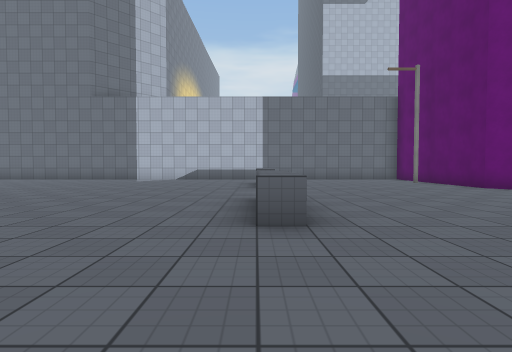
view 1 (above)

22 first-person views from a walk through a Unity game level. The camera is 1.2 m above the floor, tilts 2° down and sees 80° across. The floor is counted in squares, 2 m on a side. Each view is taken from the middle of a square. On the plan, view 1 faces up. The plan holds only what a view shows up to about 9 squares ahead; the rest is blank. The place goes on beyond the plan. The player is left out. Some surface patterns are stand-ins.

view 2
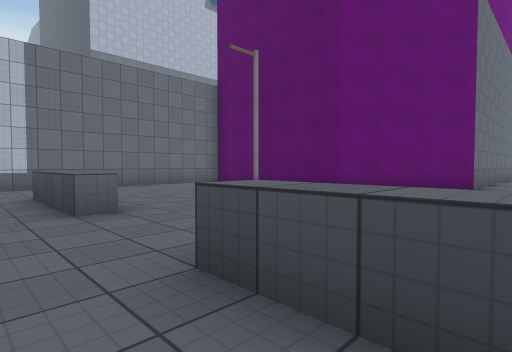

view 3
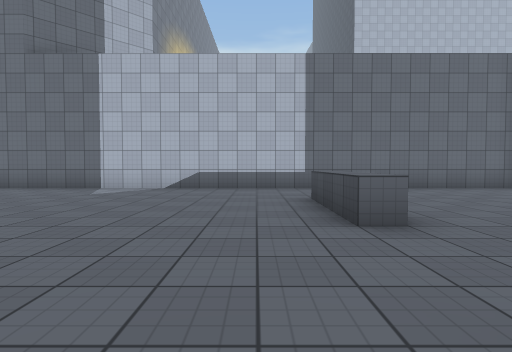

view 4
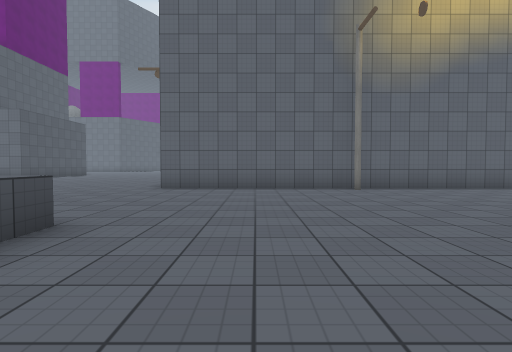

view 5
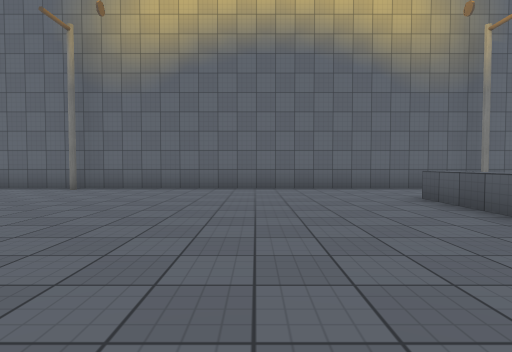

view 6
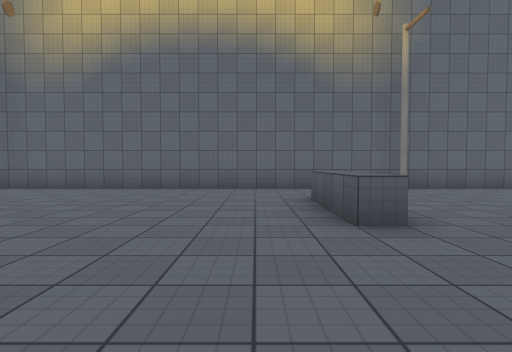

view 7
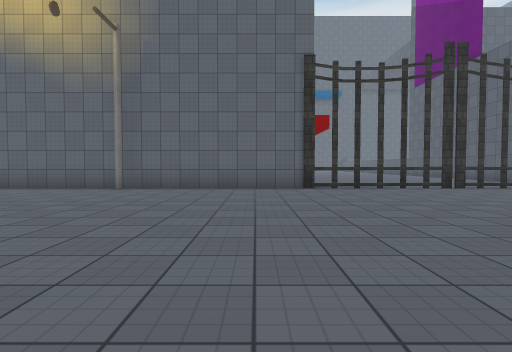

view 8
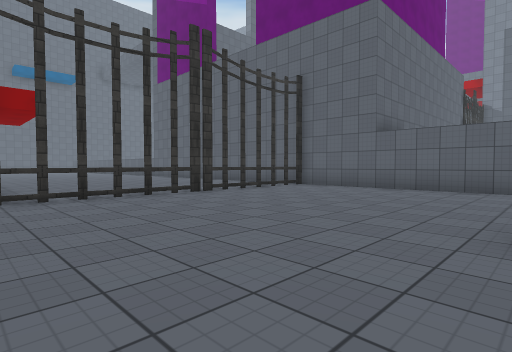

view 9
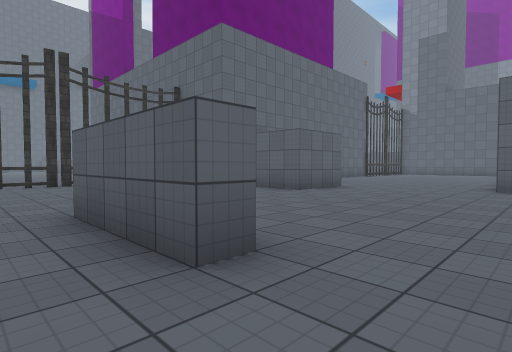

view 10
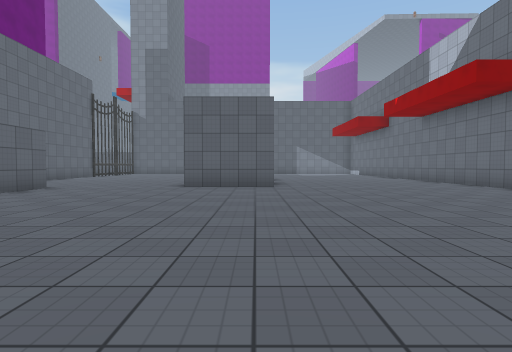

view 11
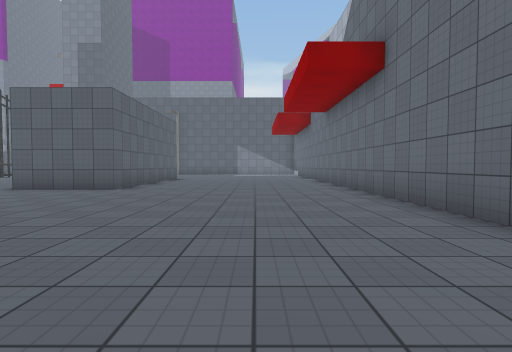

view 12
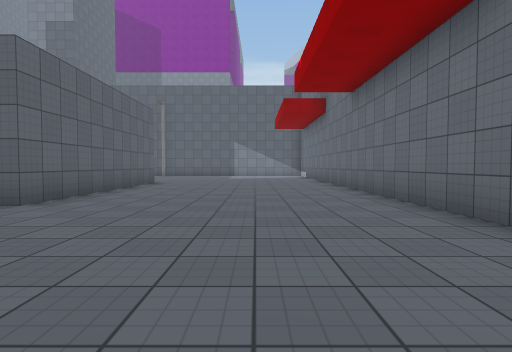

view 13
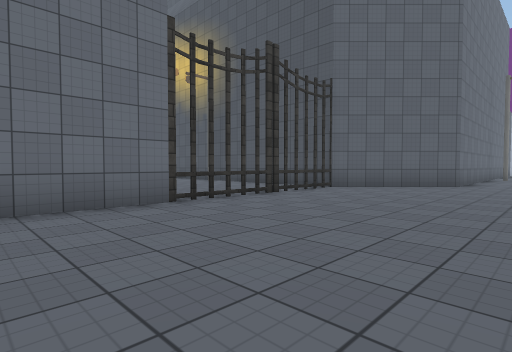

view 14
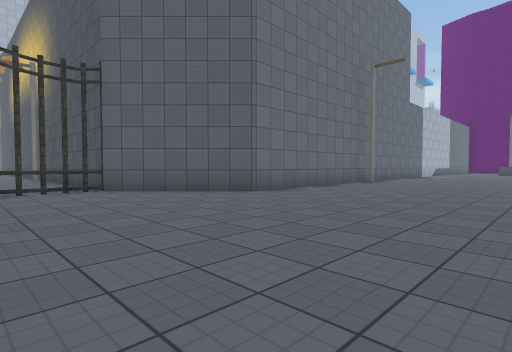

view 15
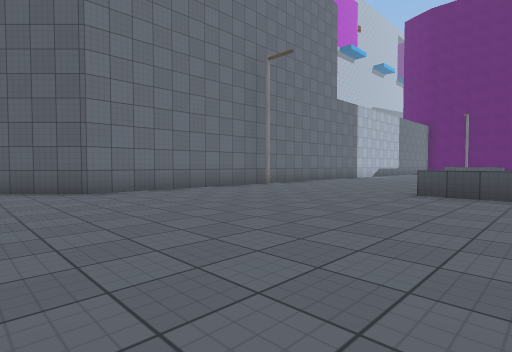

view 16
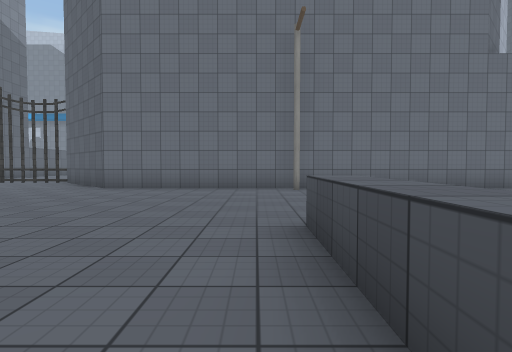

view 17
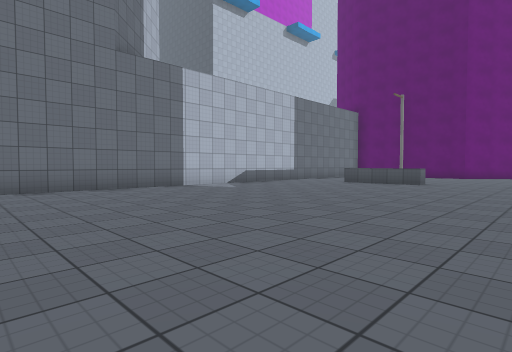

view 18
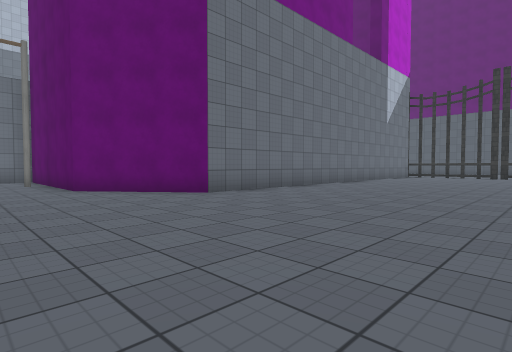

view 19
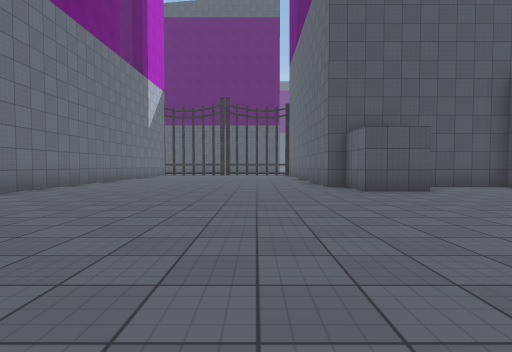

view 20
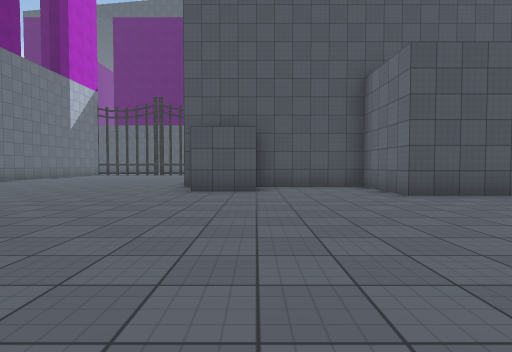

view 21
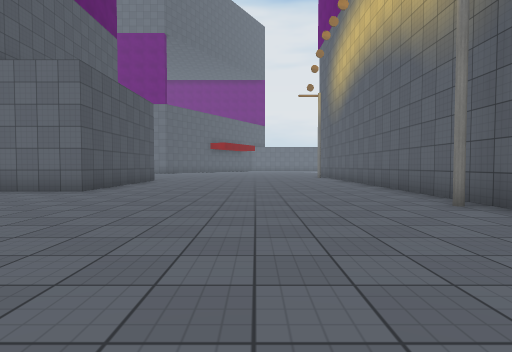

view 22
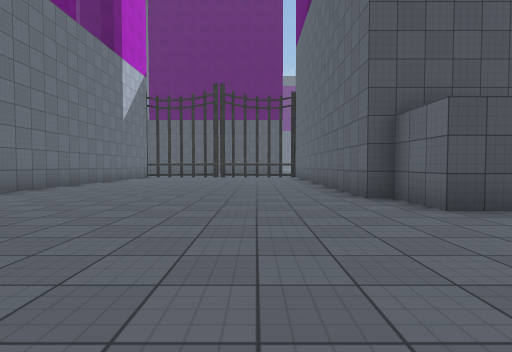

### Floor plan
Points are (right, up) in squares from view 1. A wall is a line through its corners. A room is listed if a view was taken in it or the views show most of it. See-through windows are left out.
Room 1 (views 1, 2, 3, 4, 5, 6, 7, 8, 9, 10, 11, 12, 13, 14, 15, 16, 17, 18, 19, 20, 21, 22)
walls: (-22.5, 6.5) (-22, 6.5) (-22, 4); (-23.4, -2) (-23.1, -1.9) (-22.8, -2); (0.5, -4.1) (0.5, -9); (-21.8, 15.4) (-22.5, 15.7); (-25.9, -2) (0.5, -2); (-29, 3.5) (-27, 3.5) (-27, -0.8); (5.8, 13) (-17, 13) (-19.5, 15.5) (-34, 15.5); (9, -4.1) (9, -2.5) (10.5, -2.5) (10.5, -2) (14, -2); (-34, 9.5) (-29.5, 9.5) (-29.5, 7); (8, -9.1) (8, -7) (10.5, -7) (10.5, -4); (14, 5.5) (8, 5.5) (6, 8) (6, 10.8)
low walls: (-12.5, 5.5) (-12.5, 8); (-12.6, 3) (-12, 3) (-12, 0.5); (0, 4) (0, 5.5); (0.5, 3) (0, 3) (0, 3.8); (0.6, 8) (0, 8) (0, 10.5)
ways out: gap at (-22.5, -2)

Where each view was taken, in squares from view 1:
view 1: 0 up, 0 right, facing up
view 2: 4 up, 1 left, facing up-right
view 3: 5 up, 1 left, facing up
view 4: 6 up, 2 left, facing down
view 5: 6 up, 9 left, facing down
view 6: 6 up, 11 left, facing down
view 7: 6 up, 18 left, facing down
view 8: 4 up, 19 left, facing down-left
view 9: 8 up, 21 left, facing down-left
view 10: 9 up, 21 left, facing left
view 11: 13 up, 22 left, facing left
view 12: 13 up, 25 left, facing left
view 13: 11 up, 27 left, facing up-right
view 14: 8 up, 22 left, facing up-right
view 15: 6 up, 19 left, facing up-right
view 16: 5 up, 13 left, facing up
view 17: 5 up, 10 left, facing up-right
view 18: 0 up, 4 right, facing up-right
view 19: 0 up, 2 right, facing right
view 20: 4 down, 2 right, facing right
view 21: 0 up, 4 right, facing down
view 22: 0 up, 5 right, facing right
